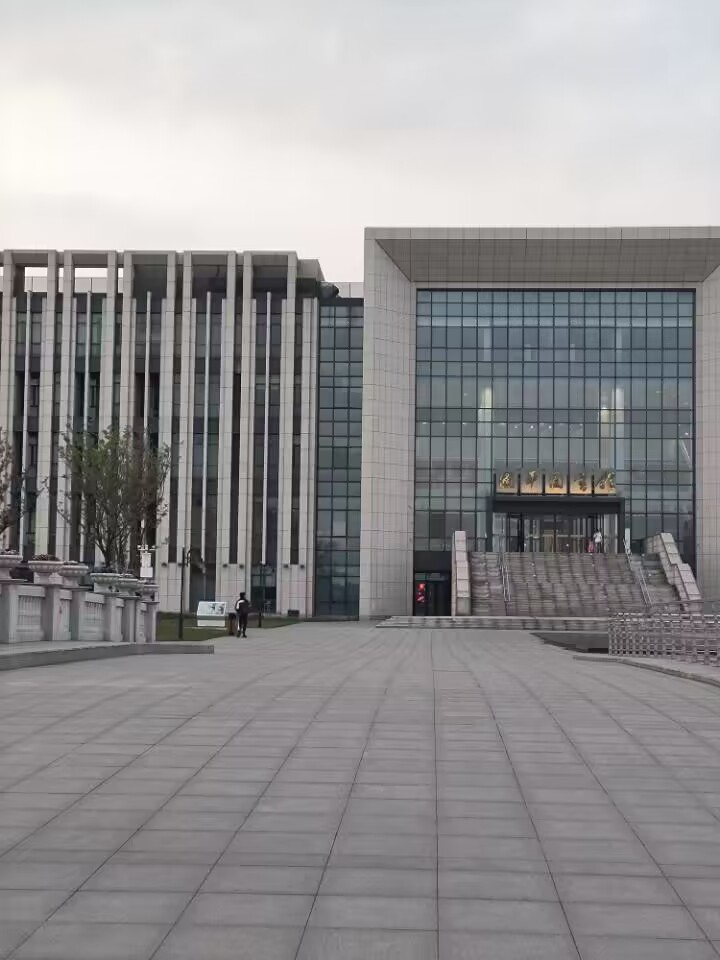
#> input picture 计算机视觉实践-练习1/code/SIFT/image1.jpg, 720 x 960 px
$ python -i image_quality_assessment.py   (imports and definitions only)   (Python 2 division)
#> lines starting #> are read from the running program, lines starting #| are printed output that depends on the picture
# Copyright 2022 Dakewe Biotech Corporation. All Rights Reserved.
# Licensed under the Apache License, Version 2.0 (the "License");
#   you may not use this file except in compliance with the License.
#   You may obtain a copy of the License at
#
#       http://www.apache.org/licenses/LICENSE-2.0
#
# Unless required by applicable law or agreed to in writing, software
# distributed under the License is distributed on an "AS IS" BASIS,
# WITHOUT WARRANTIES OR CONDITIONS OF ANY KIND, either express or implied.
# See the License for the specific language governing permissions and
# limitations under the License.
# ==============================================================================
import collections.abc
import math
import typing
import warnings
from itertools import repeat
from typing import Any

import cv2
import numpy as np
import torch
from numpy import ndarray
from scipy.io import loadmat
from scipy.ndimage.filters import convolve
from scipy.special import gamma
from torch import nn
from torch.nn import functional as F

from imgproc import image_resize, expand_y, bgr_to_ycbcr, rgb_to_ycbcr_torch

__all__ = [
    "psnr", "ssim", "niqe",
    "PSNR", "SSIM", "NIQE",
]

_I = typing.Optional[int]
_D = typing.Optional[torch.dtype]


# The following is the implementation of IQA method in Python, using CPU as processing device
# [50 lines left out: functions _check_image, psnr, not called in this run]


def _ssim(raw_image: np.ndarray, dst_image: np.ndarray) -> float:
    """Python implements the SSIM (Structural Similarity) function, which only calculates single-channel data

    Args:
        raw_image (np.ndarray): The image data to be compared, in BGR format, the data range is [0, 255]
        dst_image (np.ndarray): reference image data, BGR format, data range is [0, 255]

    Returns:
        ssim_metrics (float): SSIM metrics for single channel

    """
    c1 = (0.01 * 255.0) ** 2
    c2 = (0.03 * 255.0) ** 2

    kernel = cv2.getGaussianKernel(11, 1.5)
    kernel_window = np.outer(kernel, kernel.transpose())

    raw_mean = cv2.filter2D(raw_image, -1, kernel_window)[5:-5, 5:-5]
    dst_mean = cv2.filter2D(dst_image, -1, kernel_window)[5:-5, 5:-5]
    raw_mean_square = raw_mean ** 2
    dst_mean_square = dst_mean ** 2
    raw_dst_mean = raw_mean * dst_mean
    raw_variance = cv2.filter2D(raw_image ** 2, -1, kernel_window)[5:-5, 5:-5] - raw_mean_square
    dst_variance = cv2.filter2D(dst_image ** 2, -1, kernel_window)[5:-5, 5:-5] - dst_mean_square
    raw_dst_covariance = cv2.filter2D(raw_image * dst_image, -1, kernel_window)[5:-5, 5:-5] - raw_dst_mean

    ssim_molecular = (2 * raw_dst_mean + c1) * (2 * raw_dst_covariance + c2)
    ssim_denominator = (raw_mean_square + dst_mean_square + c1) * (raw_variance + dst_variance + c2)

    ssim_metrics = ssim_molecular / ssim_denominator
    ssim_metrics = float(np.mean(ssim_metrics))

    return ssim_metrics


# [266 lines left out: functions ssim, _estimate_aggd_parameters, _get_mscn_feature, _fit_mscn_ipac, niqe, _check_tensor_shape and 1 more, not called in this run]


class PSNR(nn.Module):
    """PyTorch implements PSNR (Peak Signal-to-Noise Ratio, peak signal-to-noise ratio) function

    Attributes:
        crop_border (int): crop border a few pixels
        only_test_y_channel (bool): Whether to test only the Y channel of the image

    Returns:
        psnr_metrics (torch.Tensor): PSNR metrics

    """

    # [95 lines left out: functions __init__, forward, _ssim_torch, _ssim_single_torch, not called in this run]


class SSIM(nn.Module):
    """PyTorch implements the SSIM (Structural Similarity) function, which only calculates single-channel data

    Args:
        crop_border (int): crop border a few pixels
        only_only_test_y_channel (bool): Whether to test only the Y channel of the image
        window_size (int): Gaussian filter size
        gaussian_sigma (float): sigma parameter in Gaussian filter

    Returns:
        ssim_metrics (torch.Tensor): SSIM metrics

    """

    # [96 lines left out: functions __init__, forward, _fspecial_gaussian_torch, _to_tuple, _excact_padding_2d, not called in this run]


class ExactPadding2d(nn.Module):
    r"""This function calculate exact padding values for 4D tensor inputs,
    and support the same padding mode as tensorflow.

    Args:
        kernel (int or tuple): kernel size.
        stride (int or tuple): stride size.
        dilation (int or tuple): dilation size, default with 1.
        mode (srt): padding mode can be ('same', 'symmetric', 'replicate', 'circular')

    """

    # [6 lines left out: function __init__, not called in this run]

    def forward(self, tensor: torch.Tensor) -> torch.Tensor:
        return _excact_padding_2d(tensor, self.kernel, self.stride, self.dilation, self.mode)


# [693 lines left out: functions _image_filter, _reshape_input_torch, _reshape_output_torch, _cast_input_torch, _cast_output_torch, _cubic_contribution_torch and 18 more, not called in this run]


class NIQE(nn.Module):
    """PyTorch implements the NIQE (Natural Image Quality Evaluator) function,

    Attributes:
        crop_border (int): crop border a few pixels
        niqe_model_path (str): NIQE model address
        block_size_height (int): The height of the block the image is divided into. Default: 96
        block_size_width (int): The width of the block the image is divided into. Default: 96

    Returns:
        niqe_metrics (torch.Tensor): NIQE metrics

    """

    # [18 lines left out: functions __init__, forward, not called in this run]

>>> import cv2
>>> picture = cv2.imread('../../../计算机视觉实践-练习1/code/SIFT/image1.jpg', cv2.IMREAD_GRAYSCALE)
#> picture: shape (960, 720); min 2, max 255, mean 146.2
>>> result = _ssim(picture, 'out.png')
#> in _ssim, `raw_mean = cv2.filter2D(raw_image, -1, kernel_window)[5:-5, 5:-5]`:
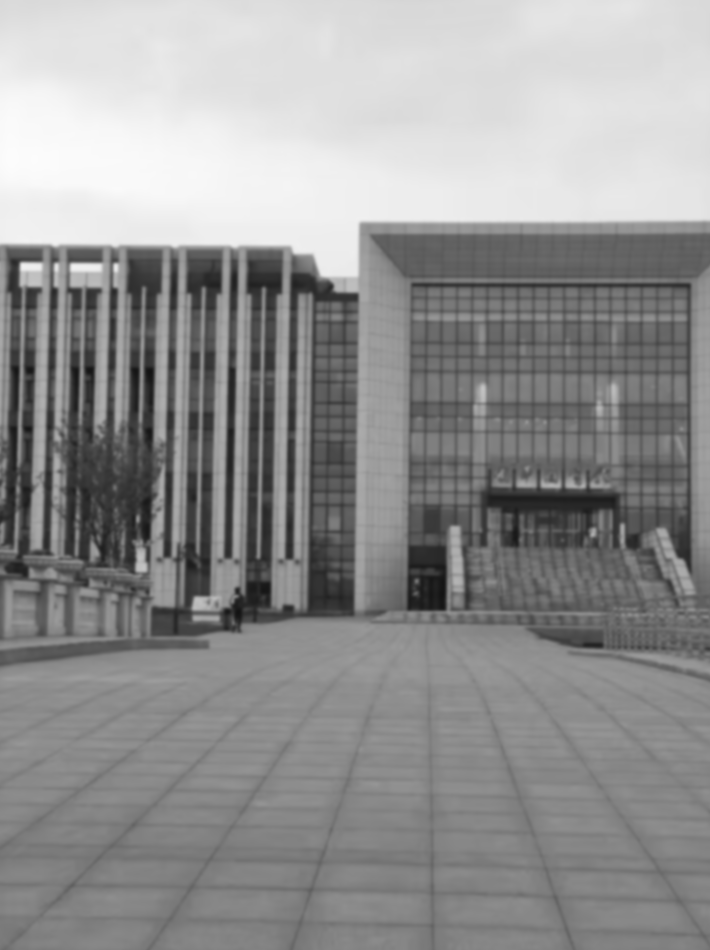
#> raw_mean: shape (950, 710); min 18, max 252, mean 145.8
#> (the run stopped early here; a loop or call above may not have finished)

$ run again, on 计算机视觉实践-练习1/code/SIFT/image2.jpg
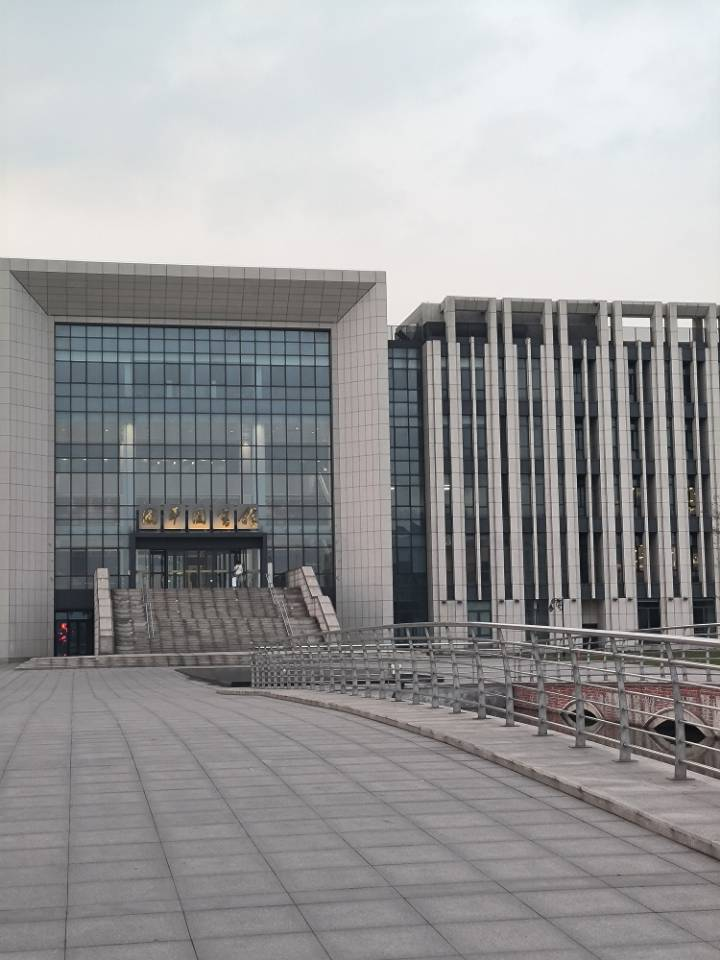
#> input picture 计算机视觉实践-练习1/code/SIFT/image2.jpg, 720 x 960 px
#> in _ssim, `raw_mean = cv2.filter2D(raw_image, -1, kernel_window)[5:-5, 5:-5]`:
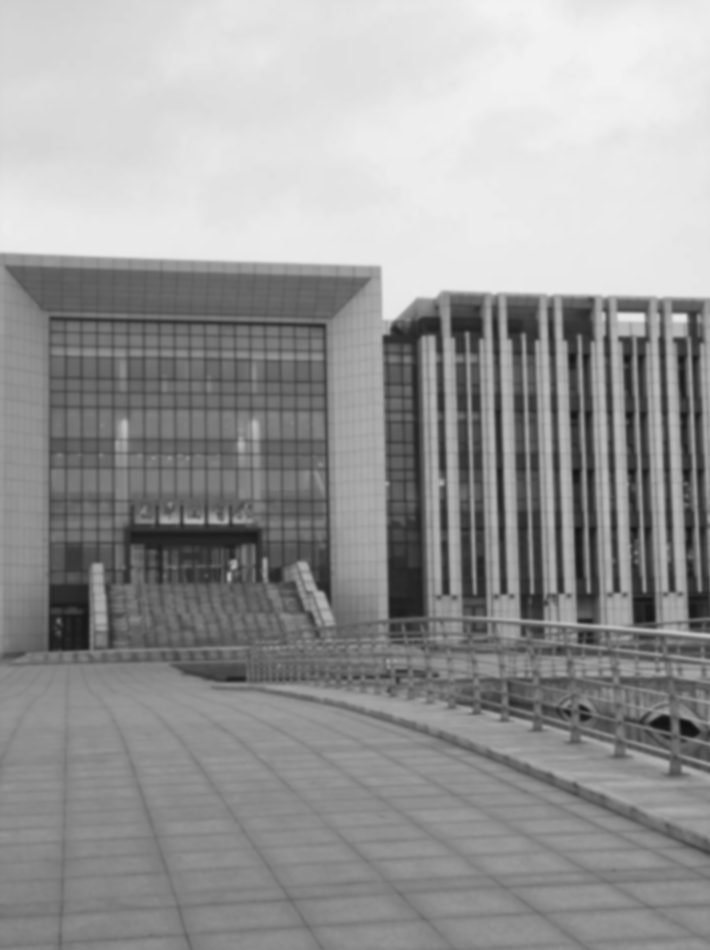
#> raw_mean: shape (950, 710); min 16, max 243, mean 151.8
